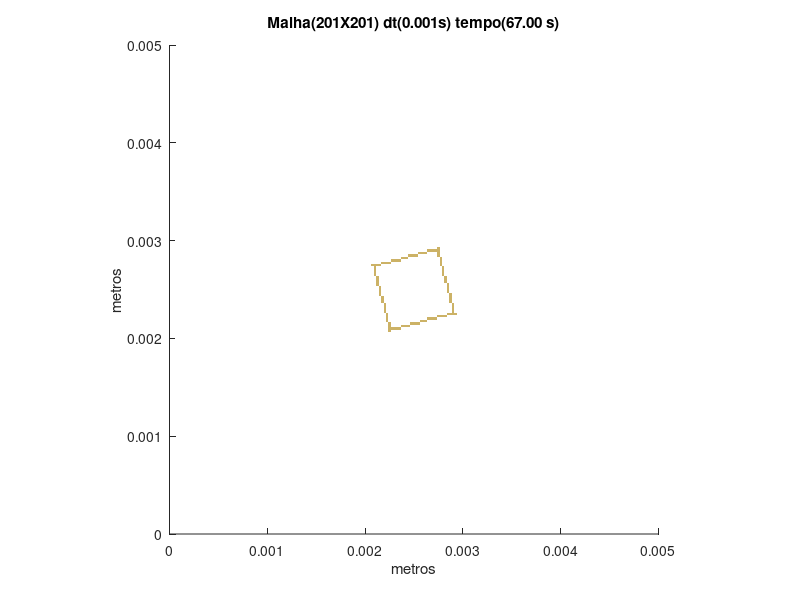

MATLAB code for this plot:
set (gca,'PlotBoxAspectRatio',[1 1 1],'Xlim',[0,0.005],'Ylim',[0,0.005])
hold on
title('Malha(201X201) dt(0.001s) tempo(67.00 s)')
hold on
ylabel('metros')
hold on
xlabel('metros')
hold on

fill([0.00223880597014925 0.00223880597014925 0.0022636815920398 0.0022636815920398],[0.00206467661691542 0.00208955223880597 0.00208955223880597 0.00206467661691542],[0.8,0.7,0.4],'LineStyle','none')

fill([0.00223880597014925 0.00223880597014925 0.0022636815920398 0.0022636815920398],[0.00208955223880597 0.00211442786069652 0.00211442786069652 0.00208955223880597],[0.8,0.7,0.4],'LineStyle','none')

fill([0.0022636815920398 0.0022636815920398 0.00228855721393035 0.00228855721393035],[0.00208955223880597 0.00211442786069652 0.00211442786069652 0.00208955223880597],[0.8,0.7,0.4],'LineStyle','none')

fill([0.00228855721393035 0.00228855721393035 0.0023134328358209 0.0023134328358209],[0.00208955223880597 0.00211442786069652 0.00211442786069652 0.00208955223880597],[0.8,0.7,0.4],'LineStyle','none')

fill([0.0023134328358209 0.0023134328358209 0.00233830845771144 0.00233830845771144],[0.00208955223880597 0.00211442786069652 0.00211442786069652 0.00208955223880597],[0.8,0.7,0.4],'LineStyle','none')

fill([0.00233830845771144 0.00233830845771144 0.00236318407960199 0.00236318407960199],[0.00208955223880597 0.00211442786069652 0.00211442786069652 0.00208955223880597],[0.8,0.7,0.4],'LineStyle','none')

fill([0.00223880597014925 0.00223880597014925 0.0022636815920398 0.0022636815920398],[0.00211442786069652 0.00213930348258706 0.00213930348258706 0.00211442786069652],[0.8,0.7,0.4],'LineStyle','none')

fill([0.00236318407960199 0.00236318407960199 0.00238805970149254 0.00238805970149254],[0.00211442786069652 0.00213930348258706 0.00213930348258706 0.00211442786069652],[0.8,0.7,0.4],'LineStyle','none')

fill([0.00238805970149254 0.00238805970149254 0.00241293532338308 0.00241293532338308],[0.00211442786069652 0.00213930348258706 0.00213930348258706 0.00211442786069652],[0.8,0.7,0.4],'LineStyle','none')

fill([0.00241293532338308 0.00241293532338308 0.00243781094527363 0.00243781094527363],[0.00211442786069652 0.00213930348258706 0.00213930348258706 0.00211442786069652],[0.8,0.7,0.4],'LineStyle','none')

fill([0.00243781094527363 0.00243781094527363 0.00246268656716418 0.00246268656716418],[0.00211442786069652 0.00213930348258706 0.00213930348258706 0.00211442786069652],[0.8,0.7,0.4],'LineStyle','none')

fill([0.00223880597014925 0.00223880597014925 0.0022636815920398 0.0022636815920398],[0.00213930348258706 0.00216417910447761 0.00216417910447761 0.00213930348258706],[0.8,0.7,0.4],'LineStyle','none')

fill([0.00246268656716418 0.00246268656716418 0.00248756218905473 0.00248756218905473],[0.00213930348258706 0.00216417910447761 0.00216417910447761 0.00213930348258706],[0.8,0.7,0.4],'LineStyle','none')

fill([0.00248756218905473 0.00248756218905473 0.00251243781094527 0.00251243781094527],[0.00213930348258706 0.00216417910447761 0.00216417910447761 0.00213930348258706],[0.8,0.7,0.4],'LineStyle','none')

fill([0.00251243781094527 0.00251243781094527 0.00253731343283582 0.00253731343283582],[0.00213930348258706 0.00216417910447761 0.00216417910447761 0.00213930348258706],[0.8,0.7,0.4],'LineStyle','none')

fill([0.00253731343283582 0.00253731343283582 0.00256218905472637 0.00256218905472637],[0.00213930348258706 0.00216417910447761 0.00216417910447761 0.00213930348258706],[0.8,0.7,0.4],'LineStyle','none')

fill([0.00221393034825871 0.00221393034825871 0.00223880597014925 0.00223880597014925],[0.00216417910447761 0.00218905472636816 0.00218905472636816 0.00216417910447761],[0.8,0.7,0.4],'LineStyle','none')

fill([0.00256218905472637 0.00256218905472637 0.00258706467661692 0.00258706467661692],[0.00216417910447761 0.00218905472636816 0.00218905472636816 0.00216417910447761],[0.8,0.7,0.4],'LineStyle','none')

fill([0.00258706467661692 0.00258706467661692 0.00261194029850746 0.00261194029850746],[0.00216417910447761 0.00218905472636816 0.00218905472636816 0.00216417910447761],[0.8,0.7,0.4],'LineStyle','none')

fill([0.00261194029850746 0.00261194029850746 0.00263681592039801 0.00263681592039801],[0.00216417910447761 0.00218905472636816 0.00218905472636816 0.00216417910447761],[0.8,0.7,0.4],'LineStyle','none')

fill([0.00221393034825871 0.00221393034825871 0.00223880597014925 0.00223880597014925],[0.00218905472636816 0.00221393034825871 0.00221393034825871 0.00218905472636816],[0.8,0.7,0.4],'LineStyle','none')

fill([0.00263681592039801 0.00263681592039801 0.00266169154228856 0.00266169154228856],[0.00218905472636816 0.00221393034825871 0.00221393034825871 0.00218905472636816],[0.8,0.7,0.4],'LineStyle','none')

fill([0.00266169154228856 0.00266169154228856 0.0026865671641791 0.0026865671641791],[0.00218905472636816 0.00221393034825871 0.00221393034825871 0.00218905472636816],[0.8,0.7,0.4],'LineStyle','none')

fill([0.0026865671641791 0.0026865671641791 0.00271144278606965 0.00271144278606965],[0.00218905472636816 0.00221393034825871 0.00221393034825871 0.00218905472636816],[0.8,0.7,0.4],'LineStyle','none')

fill([0.00271144278606965 0.00271144278606965 0.0027363184079602 0.0027363184079602],[0.00218905472636816 0.00221393034825871 0.00221393034825871 0.00218905472636816],[0.8,0.7,0.4],'LineStyle','none')

fill([0.00221393034825871 0.00221393034825871 0.00223880597014925 0.00223880597014925],[0.00221393034825871 0.00223880597014925 0.00223880597014925 0.00221393034825871],[0.8,0.7,0.4],'LineStyle','none')

fill([0.0027363184079602 0.0027363184079602 0.00276119402985075 0.00276119402985075],[0.00221393034825871 0.00223880597014925 0.00223880597014925 0.00221393034825871],[0.8,0.7,0.4],'LineStyle','none')

fill([0.00276119402985075 0.00276119402985075 0.00278606965174129 0.00278606965174129],[0.00221393034825871 0.00223880597014925 0.00223880597014925 0.00221393034825871],[0.8,0.7,0.4],'LineStyle','none')

fill([0.00278606965174129 0.00278606965174129 0.00281094527363184 0.00281094527363184],[0.00221393034825871 0.00223880597014925 0.00223880597014925 0.00221393034825871],[0.8,0.7,0.4],'LineStyle','none')

fill([0.00281094527363184 0.00281094527363184 0.00283582089552239 0.00283582089552239],[0.00221393034825871 0.00223880597014925 0.00223880597014925 0.00221393034825871],[0.8,0.7,0.4],'LineStyle','none')

fill([0.00221393034825871 0.00221393034825871 0.00223880597014925 0.00223880597014925],[0.00223880597014925 0.0022636815920398 0.0022636815920398 0.00223880597014925],[0.8,0.7,0.4],'LineStyle','none')

fill([0.00283582089552239 0.00283582089552239 0.00286069651741294 0.00286069651741294],[0.00223880597014925 0.0022636815920398 0.0022636815920398 0.00223880597014925],[0.8,0.7,0.4],'LineStyle','none')

fill([0.00286069651741294 0.00286069651741294 0.00288557213930348 0.00288557213930348],[0.00223880597014925 0.0022636815920398 0.0022636815920398 0.00223880597014925],[0.8,0.7,0.4],'LineStyle','none')

fill([0.00288557213930348 0.00288557213930348 0.00291044776119403 0.00291044776119403],[0.00223880597014925 0.0022636815920398 0.0022636815920398 0.00223880597014925],[0.8,0.7,0.4],'LineStyle','none')

fill([0.00291044776119403 0.00291044776119403 0.00293532338308458 0.00293532338308458],[0.00223880597014925 0.0022636815920398 0.0022636815920398 0.00223880597014925],[0.8,0.7,0.4],'LineStyle','none')

fill([0.00218905472636816 0.00218905472636816 0.00221393034825871 0.00221393034825871],[0.0022636815920398 0.00228855721393035 0.00228855721393035 0.0022636815920398],[0.8,0.7,0.4],'LineStyle','none')

fill([0.00288557213930348 0.00288557213930348 0.00291044776119403 0.00291044776119403],[0.0022636815920398 0.00228855721393035 0.00228855721393035 0.0022636815920398],[0.8,0.7,0.4],'LineStyle','none')

fill([0.00218905472636816 0.00218905472636816 0.00221393034825871 0.00221393034825871],[0.00228855721393035 0.0023134328358209 0.0023134328358209 0.00228855721393035],[0.8,0.7,0.4],'LineStyle','none')

fill([0.00288557213930348 0.00288557213930348 0.00291044776119403 0.00291044776119403],[0.00228855721393035 0.0023134328358209 0.0023134328358209 0.00228855721393035],[0.8,0.7,0.4],'LineStyle','none')

fill([0.00218905472636816 0.00218905472636816 0.00221393034825871 0.00221393034825871],[0.0023134328358209 0.00233830845771144 0.00233830845771144 0.0023134328358209],[0.8,0.7,0.4],'LineStyle','none')

fill([0.00288557213930348 0.00288557213930348 0.00291044776119403 0.00291044776119403],[0.0023134328358209 0.00233830845771144 0.00233830845771144 0.0023134328358209],[0.8,0.7,0.4],'LineStyle','none')

fill([0.00218905472636816 0.00218905472636816 0.00221393034825871 0.00221393034825871],[0.00233830845771144 0.00236318407960199 0.00236318407960199 0.00233830845771144],[0.8,0.7,0.4],'LineStyle','none')

fill([0.00288557213930348 0.00288557213930348 0.00291044776119403 0.00291044776119403],[0.00233830845771144 0.00236318407960199 0.00236318407960199 0.00233830845771144],[0.8,0.7,0.4],'LineStyle','none')

fill([0.00216417910447761 0.00216417910447761 0.00218905472636816 0.00218905472636816],[0.00236318407960199 0.00238805970149254 0.00238805970149254 0.00236318407960199],[0.8,0.7,0.4],'LineStyle','none')

fill([0.00286069651741294 0.00286069651741294 0.00288557213930348 0.00288557213930348],[0.00236318407960199 0.00238805970149254 0.00238805970149254 0.00236318407960199],[0.8,0.7,0.4],'LineStyle','none')

fill([0.00216417910447761 0.00216417910447761 0.00218905472636816 0.00218905472636816],[0.00238805970149254 0.00241293532338308 0.00241293532338308 0.00238805970149254],[0.8,0.7,0.4],'LineStyle','none')

fill([0.00286069651741294 0.00286069651741294 0.00288557213930348 0.00288557213930348],[0.00238805970149254 0.00241293532338308 0.00241293532338308 0.00238805970149254],[0.8,0.7,0.4],'LineStyle','none')

fill([0.00216417910447761 0.00216417910447761 0.00218905472636816 0.00218905472636816],[0.00241293532338308 0.00243781094527363 0.00243781094527363 0.00241293532338308],[0.8,0.7,0.4],'LineStyle','none')

fill([0.00286069651741294 0.00286069651741294 0.00288557213930348 0.00288557213930348],[0.00241293532338308 0.00243781094527363 0.00243781094527363 0.00241293532338308],[0.8,0.7,0.4],'LineStyle','none')

fill([0.00213930348258706 0.00213930348258706 0.00216417910447761 0.00216417910447761],[0.00243781094527363 0.00246268656716418 0.00246268656716418 0.00243781094527363],[0.8,0.7,0.4],'LineStyle','none')

fill([0.00286069651741294 0.00286069651741294 0.00288557213930348 0.00288557213930348],[0.00243781094527363 0.00246268656716418 0.00246268656716418 0.00243781094527363],[0.8,0.7,0.4],'LineStyle','none')

fill([0.00213930348258706 0.00213930348258706 0.00216417910447761 0.00216417910447761],[0.00246268656716418 0.00248756218905473 0.00248756218905473 0.00246268656716418],[0.8,0.7,0.4],'LineStyle','none')

fill([0.00283582089552239 0.00283582089552239 0.00286069651741294 0.00286069651741294],[0.00246268656716418 0.00248756218905473 0.00248756218905473 0.00246268656716418],[0.8,0.7,0.4],'LineStyle','none')

fill([0.00213930348258706 0.00213930348258706 0.00216417910447761 0.00216417910447761],[0.00248756218905473 0.00251243781094527 0.00251243781094527 0.00248756218905473],[0.8,0.7,0.4],'LineStyle','none')

fill([0.00283582089552239 0.00283582089552239 0.00286069651741294 0.00286069651741294],[0.00248756218905473 0.00251243781094527 0.00251243781094527 0.00248756218905473],[0.8,0.7,0.4],'LineStyle','none')

fill([0.00213930348258706 0.00213930348258706 0.00216417910447761 0.00216417910447761],[0.00251243781094527 0.00253731343283582 0.00253731343283582 0.00251243781094527],[0.8,0.7,0.4],'LineStyle','none')

fill([0.00283582089552239 0.00283582089552239 0.00286069651741294 0.00286069651741294],[0.00251243781094527 0.00253731343283582 0.00253731343283582 0.00251243781094527],[0.8,0.7,0.4],'LineStyle','none')

fill([0.00211442786069652 0.00211442786069652 0.00213930348258706 0.00213930348258706],[0.00253731343283582 0.00256218905472637 0.00256218905472637 0.00253731343283582],[0.8,0.7,0.4],'LineStyle','none')

fill([0.00283582089552239 0.00283582089552239 0.00286069651741294 0.00286069651741294],[0.00253731343283582 0.00256218905472637 0.00256218905472637 0.00253731343283582],[0.8,0.7,0.4],'LineStyle','none')

fill([0.00211442786069652 0.00211442786069652 0.00213930348258706 0.00213930348258706],[0.00256218905472637 0.00258706467661692 0.00258706467661692 0.00256218905472637],[0.8,0.7,0.4],'LineStyle','none')

fill([0.00281094527363184 0.00281094527363184 0.00283582089552239 0.00283582089552239],[0.00256218905472637 0.00258706467661692 0.00258706467661692 0.00256218905472637],[0.8,0.7,0.4],'LineStyle','none')

fill([0.00211442786069652 0.00211442786069652 0.00213930348258706 0.00213930348258706],[0.00258706467661692 0.00261194029850746 0.00261194029850746 0.00258706467661692],[0.8,0.7,0.4],'LineStyle','none')

fill([0.00281094527363184 0.00281094527363184 0.00283582089552239 0.00283582089552239],[0.00258706467661692 0.00261194029850746 0.00261194029850746 0.00258706467661692],[0.8,0.7,0.4],'LineStyle','none')

fill([0.00211442786069652 0.00211442786069652 0.00213930348258706 0.00213930348258706],[0.00261194029850746 0.00263681592039801 0.00263681592039801 0.00261194029850746],[0.8,0.7,0.4],'LineStyle','none')

fill([0.00281094527363184 0.00281094527363184 0.00283582089552239 0.00283582089552239],[0.00261194029850746 0.00263681592039801 0.00263681592039801 0.00261194029850746],[0.8,0.7,0.4],'LineStyle','none')

fill([0.00208955223880597 0.00208955223880597 0.00211442786069652 0.00211442786069652],[0.00263681592039801 0.00266169154228856 0.00266169154228856 0.00263681592039801],[0.8,0.7,0.4],'LineStyle','none')

fill([0.00278606965174129 0.00278606965174129 0.00281094527363184 0.00281094527363184],[0.00263681592039801 0.00266169154228856 0.00266169154228856 0.00263681592039801],[0.8,0.7,0.4],'LineStyle','none')

fill([0.00208955223880597 0.00208955223880597 0.00211442786069652 0.00211442786069652],[0.00266169154228856 0.0026865671641791 0.0026865671641791 0.00266169154228856],[0.8,0.7,0.4],'LineStyle','none')

fill([0.00278606965174129 0.00278606965174129 0.00281094527363184 0.00281094527363184],[0.00266169154228856 0.0026865671641791 0.0026865671641791 0.00266169154228856],[0.8,0.7,0.4],'LineStyle','none')

fill([0.00208955223880597 0.00208955223880597 0.00211442786069652 0.00211442786069652],[0.0026865671641791 0.00271144278606965 0.00271144278606965 0.0026865671641791],[0.8,0.7,0.4],'LineStyle','none')

fill([0.00278606965174129 0.00278606965174129 0.00281094527363184 0.00281094527363184],[0.0026865671641791 0.00271144278606965 0.00271144278606965 0.0026865671641791],[0.8,0.7,0.4],'LineStyle','none')

fill([0.00208955223880597 0.00208955223880597 0.00211442786069652 0.00211442786069652],[0.00271144278606965 0.0027363184079602 0.0027363184079602 0.00271144278606965],[0.8,0.7,0.4],'LineStyle','none')

fill([0.00278606965174129 0.00278606965174129 0.00281094527363184 0.00281094527363184],[0.00271144278606965 0.0027363184079602 0.0027363184079602 0.00271144278606965],[0.8,0.7,0.4],'LineStyle','none')

fill([0.00206467661691542 0.00206467661691542 0.00208955223880597 0.00208955223880597],[0.0027363184079602 0.00276119402985075 0.00276119402985075 0.0027363184079602],[0.8,0.7,0.4],'LineStyle','none')

fill([0.00208955223880597 0.00208955223880597 0.00211442786069652 0.00211442786069652],[0.0027363184079602 0.00276119402985075 0.00276119402985075 0.0027363184079602],[0.8,0.7,0.4],'LineStyle','none')

fill([0.00211442786069652 0.00211442786069652 0.00213930348258706 0.00213930348258706],[0.0027363184079602 0.00276119402985075 0.00276119402985075 0.0027363184079602],[0.8,0.7,0.4],'LineStyle','none')

fill([0.00213930348258706 0.00213930348258706 0.00216417910447761 0.00216417910447761],[0.0027363184079602 0.00276119402985075 0.00276119402985075 0.0027363184079602],[0.8,0.7,0.4],'LineStyle','none')

fill([0.00276119402985075 0.00276119402985075 0.00278606965174129 0.00278606965174129],[0.0027363184079602 0.00276119402985075 0.00276119402985075 0.0027363184079602],[0.8,0.7,0.4],'LineStyle','none')

fill([0.00216417910447761 0.00216417910447761 0.00218905472636816 0.00218905472636816],[0.00276119402985075 0.00278606965174129 0.00278606965174129 0.00276119402985075],[0.8,0.7,0.4],'LineStyle','none')

fill([0.00218905472636816 0.00218905472636816 0.00221393034825871 0.00221393034825871],[0.00276119402985075 0.00278606965174129 0.00278606965174129 0.00276119402985075],[0.8,0.7,0.4],'LineStyle','none')

fill([0.00221393034825871 0.00221393034825871 0.00223880597014925 0.00223880597014925],[0.00276119402985075 0.00278606965174129 0.00278606965174129 0.00276119402985075],[0.8,0.7,0.4],'LineStyle','none')

fill([0.00223880597014925 0.00223880597014925 0.0022636815920398 0.0022636815920398],[0.00276119402985075 0.00278606965174129 0.00278606965174129 0.00276119402985075],[0.8,0.7,0.4],'LineStyle','none')

fill([0.00276119402985075 0.00276119402985075 0.00278606965174129 0.00278606965174129],[0.00276119402985075 0.00278606965174129 0.00278606965174129 0.00276119402985075],[0.8,0.7,0.4],'LineStyle','none')

fill([0.0022636815920398 0.0022636815920398 0.00228855721393035 0.00228855721393035],[0.00278606965174129 0.00281094527363184 0.00281094527363184 0.00278606965174129],[0.8,0.7,0.4],'LineStyle','none')

fill([0.00228855721393035 0.00228855721393035 0.0023134328358209 0.0023134328358209],[0.00278606965174129 0.00281094527363184 0.00281094527363184 0.00278606965174129],[0.8,0.7,0.4],'LineStyle','none')

fill([0.0023134328358209 0.0023134328358209 0.00233830845771144 0.00233830845771144],[0.00278606965174129 0.00281094527363184 0.00281094527363184 0.00278606965174129],[0.8,0.7,0.4],'LineStyle','none')

fill([0.00233830845771144 0.00233830845771144 0.00236318407960199 0.00236318407960199],[0.00278606965174129 0.00281094527363184 0.00281094527363184 0.00278606965174129],[0.8,0.7,0.4],'LineStyle','none')

fill([0.00276119402985075 0.00276119402985075 0.00278606965174129 0.00278606965174129],[0.00278606965174129 0.00281094527363184 0.00281094527363184 0.00278606965174129],[0.8,0.7,0.4],'LineStyle','none')

fill([0.00236318407960199 0.00236318407960199 0.00238805970149254 0.00238805970149254],[0.00281094527363184 0.00283582089552239 0.00283582089552239 0.00281094527363184],[0.8,0.7,0.4],'LineStyle','none')

fill([0.00238805970149254 0.00238805970149254 0.00241293532338308 0.00241293532338308],[0.00281094527363184 0.00283582089552239 0.00283582089552239 0.00281094527363184],[0.8,0.7,0.4],'LineStyle','none')

fill([0.00241293532338308 0.00241293532338308 0.00243781094527363 0.00243781094527363],[0.00281094527363184 0.00283582089552239 0.00283582089552239 0.00281094527363184],[0.8,0.7,0.4],'LineStyle','none')

fill([0.00276119402985075 0.00276119402985075 0.00278606965174129 0.00278606965174129],[0.00281094527363184 0.00283582089552239 0.00283582089552239 0.00281094527363184],[0.8,0.7,0.4],'LineStyle','none')

fill([0.00243781094527363 0.00243781094527363 0.00246268656716418 0.00246268656716418],[0.00283582089552239 0.00286069651741294 0.00286069651741294 0.00283582089552239],[0.8,0.7,0.4],'LineStyle','none')

fill([0.00246268656716418 0.00246268656716418 0.00248756218905473 0.00248756218905473],[0.00283582089552239 0.00286069651741294 0.00286069651741294 0.00283582089552239],[0.8,0.7,0.4],'LineStyle','none')

fill([0.00248756218905473 0.00248756218905473 0.00251243781094527 0.00251243781094527],[0.00283582089552239 0.00286069651741294 0.00286069651741294 0.00283582089552239],[0.8,0.7,0.4],'LineStyle','none')

fill([0.00251243781094527 0.00251243781094527 0.00253731343283582 0.00253731343283582],[0.00283582089552239 0.00286069651741294 0.00286069651741294 0.00283582089552239],[0.8,0.7,0.4],'LineStyle','none')

fill([0.0027363184079602 0.0027363184079602 0.00276119402985075 0.00276119402985075],[0.00283582089552239 0.00286069651741294 0.00286069651741294 0.00283582089552239],[0.8,0.7,0.4],'LineStyle','none')

fill([0.00253731343283582 0.00253731343283582 0.00256218905472637 0.00256218905472637],[0.00286069651741294 0.00288557213930348 0.00288557213930348 0.00286069651741294],[0.8,0.7,0.4],'LineStyle','none')

fill([0.00256218905472637 0.00256218905472637 0.00258706467661692 0.00258706467661692],[0.00286069651741294 0.00288557213930348 0.00288557213930348 0.00286069651741294],[0.8,0.7,0.4],'LineStyle','none')

fill([0.00258706467661692 0.00258706467661692 0.00261194029850746 0.00261194029850746],[0.00286069651741294 0.00288557213930348 0.00288557213930348 0.00286069651741294],[0.8,0.7,0.4],'LineStyle','none')

fill([0.00261194029850746 0.00261194029850746 0.00263681592039801 0.00263681592039801],[0.00286069651741294 0.00288557213930348 0.00288557213930348 0.00286069651741294],[0.8,0.7,0.4],'LineStyle','none')

fill([0.0027363184079602 0.0027363184079602 0.00276119402985075 0.00276119402985075],[0.00286069651741294 0.00288557213930348 0.00288557213930348 0.00286069651741294],[0.8,0.7,0.4],'LineStyle','none')

fill([0.00263681592039801 0.00263681592039801 0.00266169154228856 0.00266169154228856],[0.00288557213930348 0.00291044776119403 0.00291044776119403 0.00288557213930348],[0.8,0.7,0.4],'LineStyle','none')

fill([0.00266169154228856 0.00266169154228856 0.0026865671641791 0.0026865671641791],[0.00288557213930348 0.00291044776119403 0.00291044776119403 0.00288557213930348],[0.8,0.7,0.4],'LineStyle','none')

fill([0.0026865671641791 0.0026865671641791 0.00271144278606965 0.00271144278606965],[0.00288557213930348 0.00291044776119403 0.00291044776119403 0.00288557213930348],[0.8,0.7,0.4],'LineStyle','none')

fill([0.00271144278606965 0.00271144278606965 0.0027363184079602 0.0027363184079602],[0.00288557213930348 0.00291044776119403 0.00291044776119403 0.00288557213930348],[0.8,0.7,0.4],'LineStyle','none')

fill([0.0027363184079602 0.0027363184079602 0.00276119402985075 0.00276119402985075],[0.00288557213930348 0.00291044776119403 0.00291044776119403 0.00288557213930348],[0.8,0.7,0.4],'LineStyle','none')

fill([0.0027363184079602 0.0027363184079602 0.00276119402985075 0.00276119402985075],[0.00291044776119403 0.00293532338308458 0.00293532338308458 0.00291044776119403],[0.8,0.7,0.4],'LineStyle','none')
